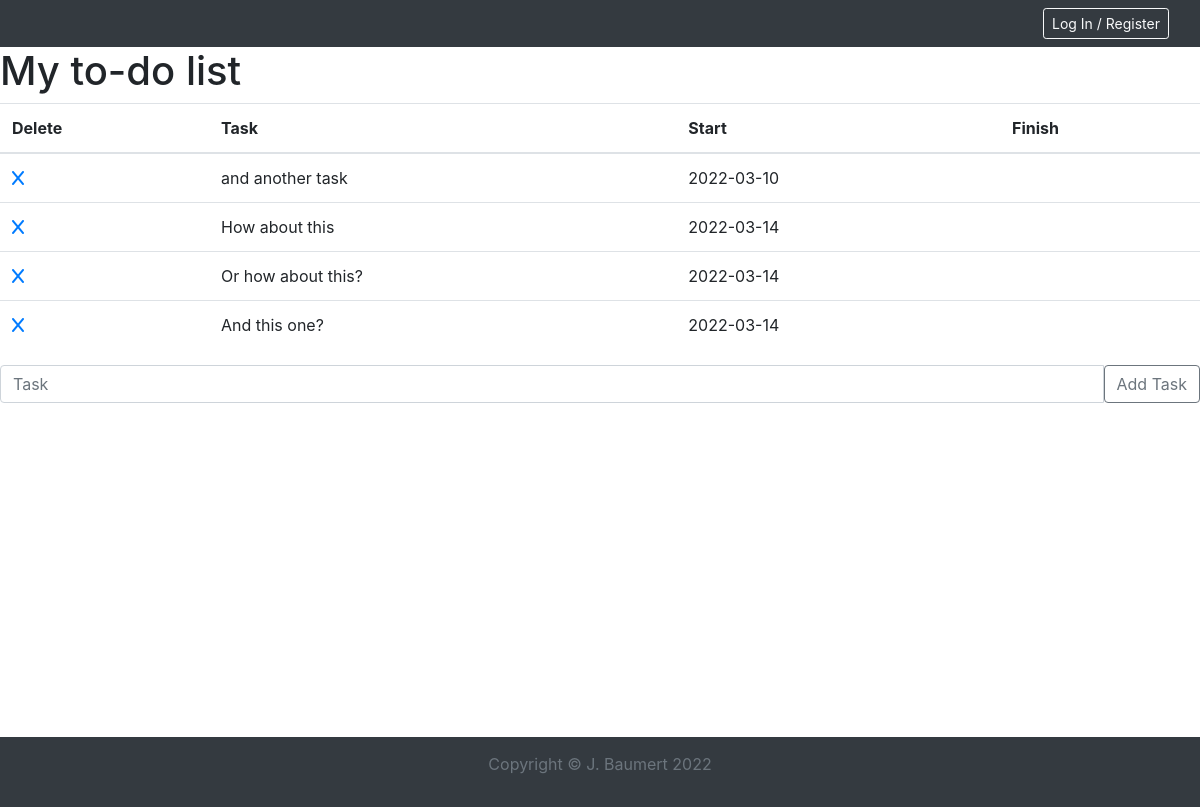
/list, run on an earlier commit of the app's database.
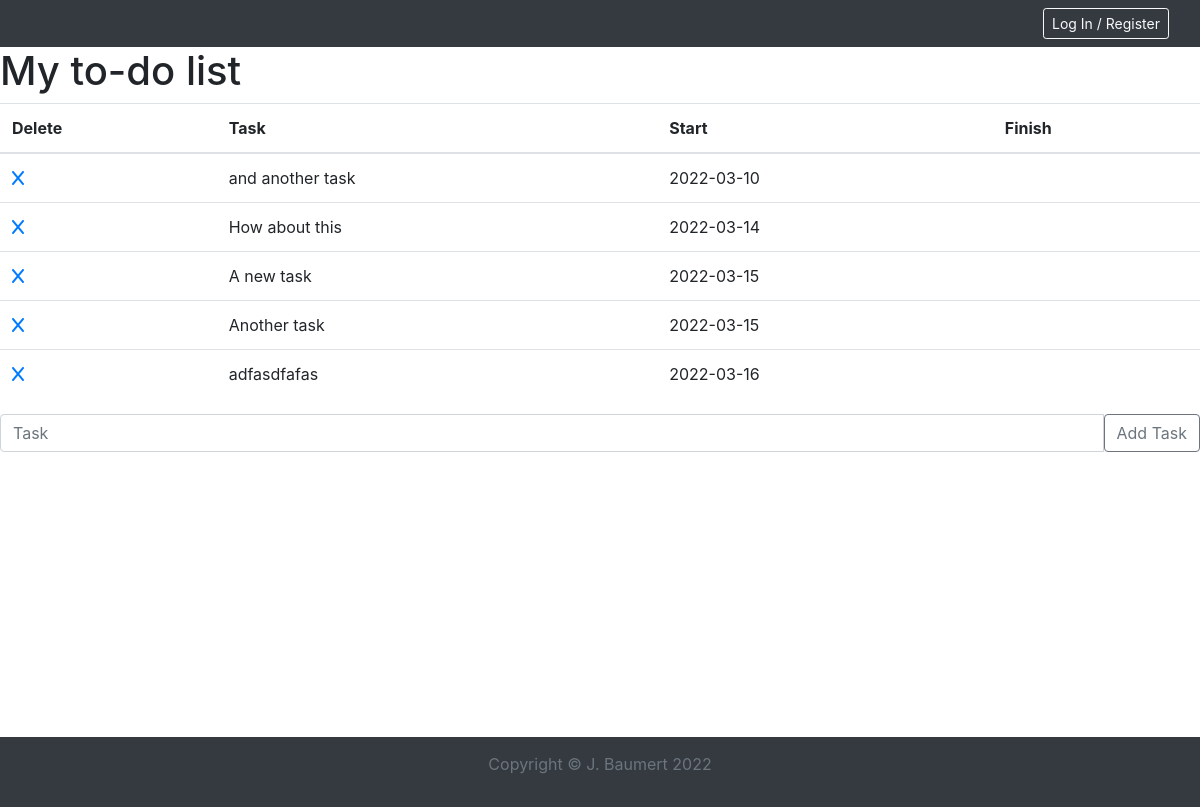
And on a later commit of the database.
### main.py (models this page shows)
class Task(db.Model):
    __tablename__ = 'tasks'
    id = db.Column(db.INTEGER, primary_key=True)
    author_id = db.Column(db.INTEGER, db.ForeignKey('users.id'))
    task = db.Column(db.VARCHAR(200), nullable=False)
    start = db.Column(db.DATE(), nullable=False)
    end = db.Column(db.DATE())
    status = db.Column(db.BOOLEAN(), nullable=False)

### main.py (the view, shortened to what this page needs)
@app.route('/list', methods=['GET', 'POST'])
def list_page():
    tasks = Task.query.all()
    return render_template('list.html', all_tasks=tasks)

### templates/list.html
{% extends 'base.html' %}
{% set title = 'My List' %}
{% block content %}
<div class="short_content" style="width:90; margin:0 auto;">
    <h1>My to-do list</h1>
    <div>
        <table class="table">
            <thead>
                <tr>
                    <th scope="col">Delete</th>
                    <th scope="col">Task</th>
                    <th scope="col">Start</th>
                    <th scope="col">Finish</th>
                </tr>
            </thead>
            <tbody>
                {% for task in all_tasks %}
                <tr>
                    <th scope="row"><a href="{{ url_for('delete_task', task_id=task.id) }}"><i
                                class="fa-solid fa-x"></i></a></th>
                    <td>{{ task.task }}</td>
                    <td>{{ task.start }}</td>
                    {% if task.end == None %}
                    <td></td>
                    {% else %}
                    <td>{{ task.end }}</td>
                    {% endif %}
                </tr>
                {% endfor %}
            </tbody>
        </table>
    </div>
    <form action="{{ url_for('list_page') }}" method="post">
        <div class="input-group mb-3">
            <input type="text" class="form-control" placeholder="Task" aria-label="Task"
                aria-describedby="button-addon2" name="task">
            <button type="submit" class="btn btn-outline-secondary" type="button" id="button-addon2">Add Task</button>
        </div>
    </form>
</div>
{% endblock %}

### templates/base.html (shortened to what this page needs)
<!DOCTYPE html>
<html lang="en">
<head>
    <link rel="stylesheet" href="https://stackpath.bootstrapcdn.com/bootstrap/4.1.3/css/bootstrap.min.css"
>
    <link rel="stylesheet" href="{{ url_for('static', filename='styles.css' )}}">
</head>
<body>
    <nav class="navbar navbar-dark bg-dark">
        <div class="container-fluid justify-content-end">
            {% if current_user.is_authenticated %}
            <div style="color: white; margin-right: 20px;">{{ current_user.email }}</div>
            <a href="{{ url_for('logout') }}" class="btn btn-sm btn-outline-light">Log Out</a>
            {% else %}
            <a href="{{ url_for('login') }}" class="btn btn-sm btn-outline-light">Log In / Register</a>
            {% endif %}
        </div>
    </nav>
    {% block content %}
    {% endblock %}
    <div class="footer bg-dark" style="text-align: center;">
        <p class="copyright text-muted">Copyright &copy; J. Baumert 2022</p>
    </div>
</body>
</html>

### static/styles.css (style rules this page uses)
.short_content { min-height: calc(100vh - 160px); }
.footer { margin: 50px 0px 0px; text-align: center; padding: 15px; }

What changed in the data, as far as the page shows it:
removed Task: task "Or how about this?", start "2022-03-14"
removed Task: task "And this one?", start "2022-03-14"
added Task: task "A new task", start "2022-03-15"
added Task: task "Another task", start "2022-03-15"
added Task: task "adfasdfafas", start "2022-03-16"
